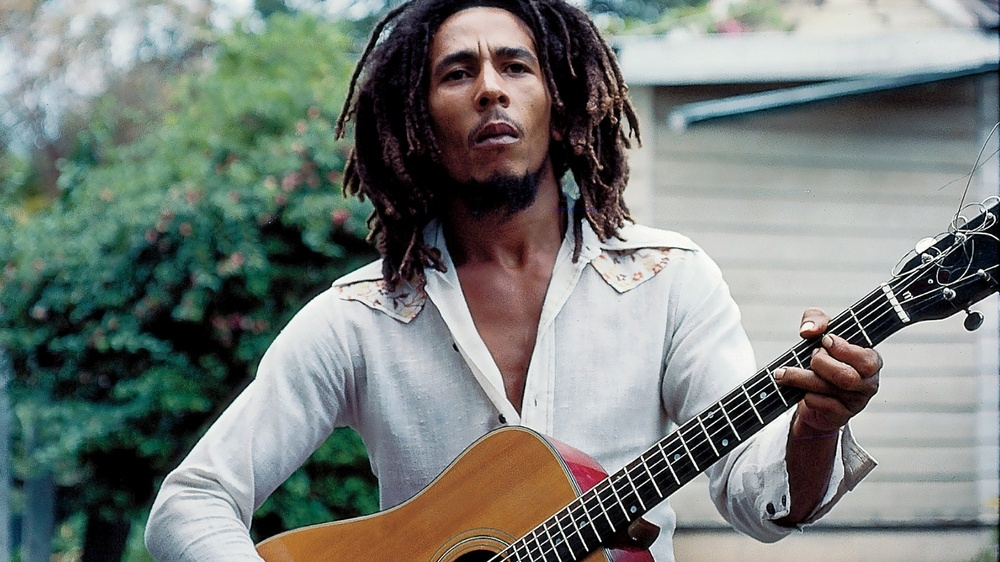
#> input picture src/bob.jpg, 1000 x 562 px, shrunk from 2000 x 1125 before the run
$ python detection.py
#> lines starting #> are read from the running program, lines starting #| are printed output that depends on the picture
import cv2 as cv

def canny_detector(img, min_h, max_h):

	return cv.Canny(img, min_h, max_h)

if __name__ == '__main__':

	img_path = 'bob.jpg'
	img = cv.imread(img_path)
#> img is the input picture: shape (562, 1000, 3); mean B, G, R 121.2, 125.6, 119.2

	edges = canny_detector(img, 100, 200)
#> in canny_detector, `return cv.Canny(img, min_h, max_h)`:
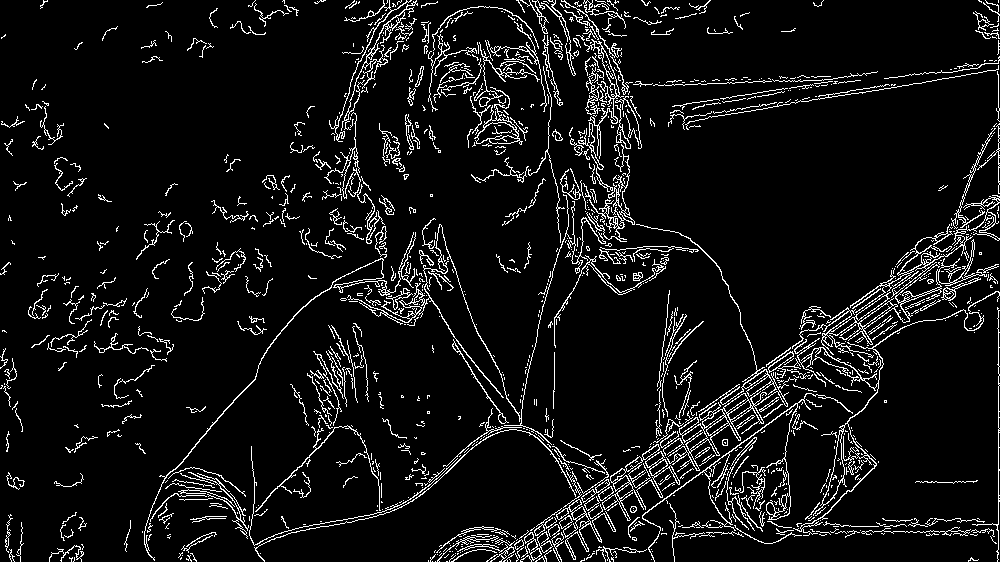
#> returned value: shape (562, 1000); 7.4% white in thin lines or dots
	cv.imwrite('out.jpg', edges)
